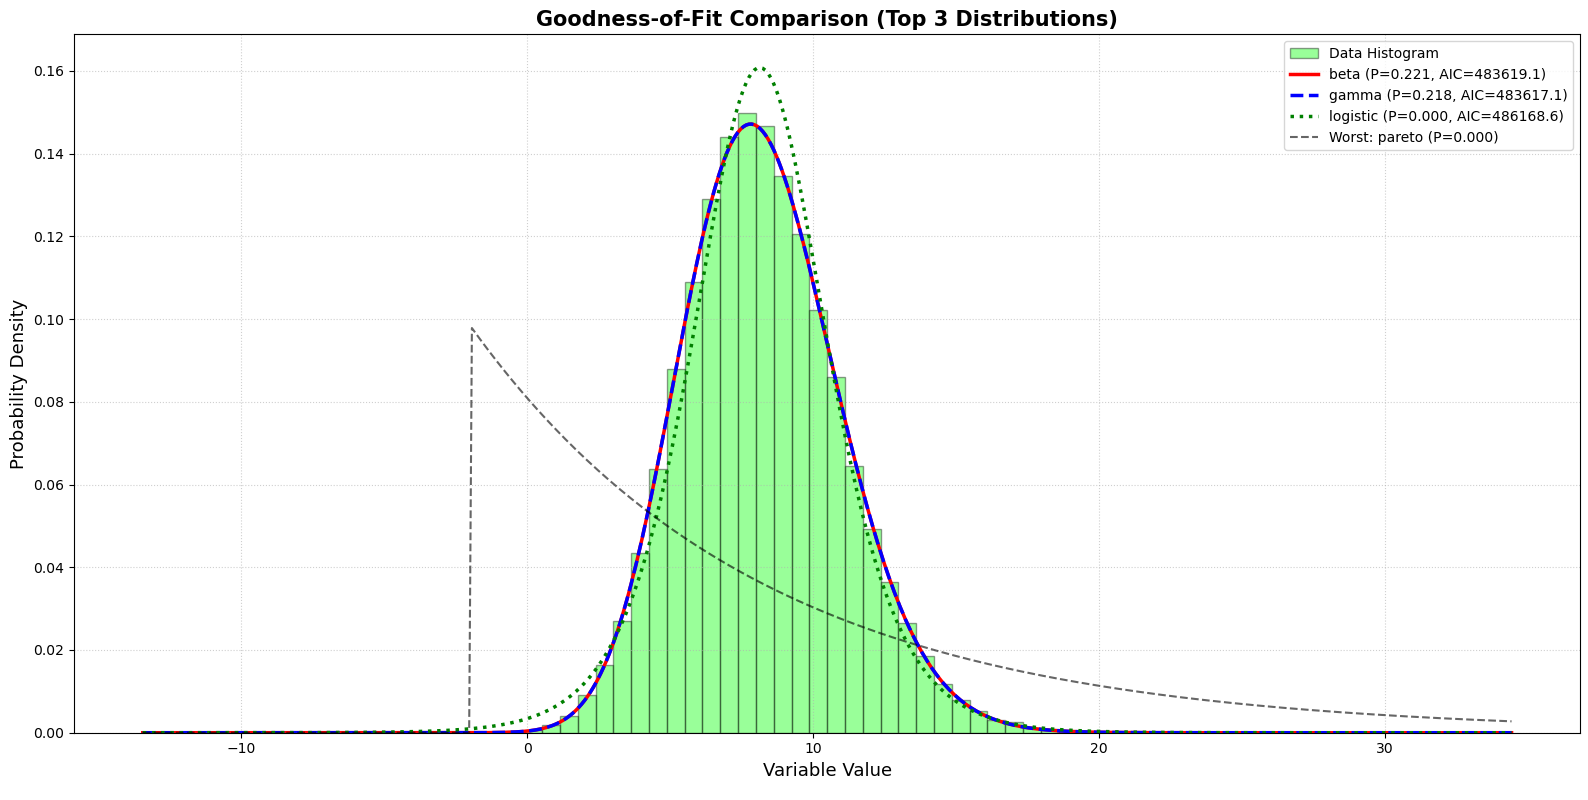

This figure's Python source:
import numpy as np
import matplotlib.pyplot as plt
from scipy import stats
#%%------------------------------------------

# =====================================================
# Generate sample data (choose one)
# =====================================================
# Option 1: Normal data (unbounded, symmetric)
data_normal = stats.norm(loc=5, scale=2).rvs(100000)

# Option 2: Beta data (bounded between 0 and 1)
data_beta = stats.beta(a=0.5, b=0.5, loc=0, scale=1).rvs(100000)

# Option 3: Weibull data (lifetime/failure data, positive skew)
data_weibull = stats.weibull_min(c=1.5, loc=0, scale=3).rvs(100000)

# Option 4: Lognormal data (positive, heavy right tail)
data_lognorm = stats.lognorm(s=0.8, loc=0, scale=2).rvs(100000)

# Option 5: Gamma data (positive, flexible shape)
data_gamma = stats.gamma(a=2.5, loc=0, scale=1.5).rvs(100000)

# =====================================================
# SELECT YOUR DATA HERE (uncomment one)
# =====================================================
data = data_normal + data_beta + data_weibull  # Default: Beta data to show its power
# data = data_normal
# data = data_weibull
# data = data_lognorm
# data = data_gamma
def GOODNESS_OF_FIT(data):
    import numpy as np
    import matplotlib.pyplot as plt
    from scipy import stats

    print(f"Data range: from {min(data):.3f} to {max(data):.3f}")
    print(f"Mean: {np.mean(data):.3f} | Std Dev: {np.std(data):.3f}")
    print(f"Skewness: {stats.skew(data):.3f} | Kurtosis: {stats.kurtosis(data):.3f}")
    
    # =====================================================
    # Extended list of distributions (18 total)
    # =====================================================
    candidate_dists = [
        # === Continuous distributions ===
        'beta',          # Bounded [0,1] - percentages, proportions
        'norm',          # Unbounded symmetric - thermal noise, measurement errors
        'expon',         # Positive, memoryless - time between events
        'weibull_min',   # Positive, flexible hazard - lifetime analysis
        'weibull_max',   # Negative skew variant
        'lognorm',       # Positive, heavy right tail - repair times, particle sizes
        'gamma',         # Positive, flexible - waiting times, rainfall
        'laplace',       # Symmetric, heavy tails - wavelet coefficients, finance
        'cauchy',        # Very heavy tails - resonant systems, impulsive noise
        'uniform',       # Bounded - quantization error, random number generation
        'logistic',      # Symmetric, heavier than normal - growth models
        't',             # Student's t - small samples, robust statistics
        'rayleigh',      # Positive - signal fading, wind speeds
        'rice',          # Positive - Rician fading (LOS + multipath)
        'fisk',          # Log-logistic - survival analysis, income distribution
        'gumbel_r',      # Extreme value (right tail) - floods, maxima
        'gumbel_l',      # Extreme value (left tail) - minima, strength
        'pareto',        # Power law - city sizes, internet traffic, wealth
    ]
    
    results = []
    print(f"\n🔍 Running Goodness-of-Fit on {len(candidate_dists)} distributions...\n")
    
    # ------------------------
    # Fit and evaluate each distribution
    # ------------------------
    for name in candidate_dists:
        try:
            dist = getattr(stats, name)
            params = dist.fit(data)
            
            # K-S test
            ks_stat, p_value = stats.kstest(data, name, args=params)
            
            # Log-likelihood and AIC
            log_likelihood = dist.logpdf(data, *params).sum()
            n_params = len(params)
            aic = -2 * log_likelihood + 2 * n_params
            bic = -2 * log_likelihood + n_params * np.log(len(data))
            
            results.append({
                'name': name,
                'params': params,
                'n_params': n_params,
                'ks_stat': ks_stat,
                'p_value': p_value,
                'aic': aic,
                'bic': bic,
                'log_likelihood': log_likelihood
            })
        except Exception as e:
            print(f"⚠️  Could not fit {name}: {str(e)[:50]}...")
            continue
    
    # =====================================================
    # Sort results by P-Value (for initial screening)
    # =====================================================
    results_pvalue = sorted(results, key=lambda x: x['p_value'], reverse=True)
    
    print("\n" + "="*90)
    print("📊 RESULTS SORTED BY P-VALUE (Higher = Better Fit)")
    print("="*90)
    print(f"{'Rank':<5} {'Distribution':<15} {'P-Value':<12} {'K-S Stat':<12} {'AIC':<12} {'Params':<30}")
    print("-"*90)
    
    for idx, res in enumerate(results_pvalue, 1):
        params_str = ", ".join([f"{p:.3f}" for p in res['params']])
        # Truncate long parameter strings
        if len(params_str) > 28:
            params_str = params_str[:25] + "..."
        print(f"{idx:<5} {res['name']:<15} {res['p_value']:.5f}    {res['ks_stat']:.5f}    {res['aic']:.2f}    ({params_str})")
    
    print("="*90)
    
    # =====================================================
    # Sort by AIC (for rigorous model selection)
    # =====================================================
    results_aic = sorted(results, key=lambda x: x['aic'])
    
    print("\n" + "="*90)
    print("📊 RESULTS SORTED BY AIC (Lower = Better, Penalizes Complex Models)")
    print("="*90)
    print(f"{'Rank':<5} {'Distribution':<15} {'AIC':<12} {'P-Value':<12} {'K-S Stat':<12} {'Params':<30}")
    print("-"*90)
    
    for idx, res in enumerate(results_aic, 1):
        params_str = ", ".join([f"{p:.3f}" for p in res['params']])
        if len(params_str) > 28:
            params_str = params_str[:25] + "..."
        print(f"{idx:<5} {res['name']:<15} {res['aic']:.2f}     {res['p_value']:.5e}    {res['ks_stat']:.5f}    ({params_str})")
    
    print("="*90)
    
    # =====================================================
    # Statistical Screening: Filter by P-Value > 0.05
    # =====================================================
    valid_results = [r for r in results if r['p_value'] > 0.05]
    
    if len(valid_results) == 0:
        print("\n⚠️  WARNING: No distribution passes the P-Value > 0.05 threshold!")
        print("   Your data may come from a mixture distribution or have outliers.")
        print("   Consider: data transformation, outlier removal, or custom distribution.")
    else:
        # Sort valid results by AIC
        valid_aic = sorted(valid_results, key=lambda x: x['aic'])
        
        print("\n" + "="*90)
        print("✅ VALID DISTRIBUTIONS (P-Value > 0.05) - Sorted by AIC")
        print("="*90)
        print(f"{'Rank':<5} {'Distribution':<15} {'AIC':<12} {'P-Value':<12} {'K-S Stat':<12} {'Params':<30}")
        print("-"*90)
        
        for idx, res in enumerate(valid_aic, 1):
            params_str = ", ".join([f"{p:.3f}" for p in res['params']])
            if len(params_str) > 28:
                params_str = params_str[:25] + "..."
            print(f"{idx:<5} {res['name']:<15} {res['aic']:.2f}     {res['p_value']:.5e}    {res['ks_stat']:.5f}    ({params_str})")
        
        print("="*90)
        
        # =====================================================
        # Best distribution selection (engineering + statistical)
        # =====================================================
        best_stat = valid_aic[0]  # Best by AIC
        best_pvalue = results_pvalue[0]  # Best by P-Value
        
        print("\n" + "="*90)
        print("🏆 FINAL RECOMMENDATION")
        print("="*90)
        print(f"📌 Best by AIC (parsimonious): **{best_stat['name']}**")
        print(f"   → AIC = {best_stat['aic']:.2f}, P-Value = {best_stat['p_value']:.4f}")
        print(f"   → Parameters: ({', '.join([f'{p:.3f}' for p in best_stat['params']])})")
        print()
        print(f"📌 Best by P-Value (pure fit): **{best_pvalue['name']}**")
        print(f"   → P-Value = {best_pvalue['p_value']:.4f}, AIC = {best_pvalue['aic']:.2f}")
        
        # Engineering-specific recommendations
        print("\n" + "💡 ENGINEERING INTERPRETATION:")
        if best_stat['name'] == 'beta':
            print("   ✅ Your data is bounded [0,1] → Good for: efficiency, purity, probability of failure")
        elif best_stat['name'] in ['weibull_min', 'weibull_max']:
            print("   ✅ Your data represents lifetime/failure → Good for: reliability engineering")
        elif best_stat['name'] in ['lognorm', 'gamma']:
            print("   ✅ Your data is positive with right skew → Good for: repair times, particle sizes")
        elif best_stat['name'] in ['norm', 'laplace']:
            print("   ✅ Your data is symmetric/unbounded → Good for: measurement noise, errors")
        elif best_stat['name'] in ['expon']:
            print("   ✅ Your data has constant hazard rate → Good for: memoryless processes")
        elif best_stat['name'] in ['rayleigh', 'rice']:
            print("   ✅ Your data represents signal/communication → Good for: fading channels")
        elif best_stat['name'] in ['gumbel_r', 'gumbel_l']:
            print("   ✅ Your data represents extremes → Good for: risk analysis, flood prediction")
        elif best_stat['name'] in ['pareto']:
            print("   ✅ Your data has power-law behavior → Good for: network traffic, heavy tails")
        elif best_stat['name'] in ['t']:
            print("   ✅ Your data has heavier tails than normal → Good for: robust statistics, small samples")
        elif best_stat['name'] in ['logistic']:
            print("   ✅ Your data follows S-curve growth → Good for: population models, forecasts")
        elif best_stat['name'] in ['fisk']:
            print("   ✅ Your data follows log-logistic → Good for: survival analysis, economics")
        else:
            print(f"   ℹ️  {best_stat['name']} - Review engineering literature for interpretation.")
    
    # =====================================================
    # Advanced Visualization
    # =====================================================
    # Select top 3 distributions for visualization
    top_3 = results_pvalue[:3]
    best_overall = results_pvalue[0]
    worst_overall = results_pvalue[-1]
    
    x_axis = np.linspace(min(data) - 0.5*max(data), max(data) + 0.5*max(data), 500)
    
    plt.figure(figsize=(16, 8))
    
    # Histogram
    plt.hist(data, bins=40, density=True, alpha=0.4, color='lime', edgecolor='black', label='Data Histogram')
    
    # Plot top 3 distributions
    colors = ['red', 'blue', 'green']
    linestyles = ['-', '--', ':']
    for i, res in enumerate(top_3):
        dist = getattr(stats, res['name'])
        try:
            pdf = dist.pdf(x_axis, *res['params'])
            # Filter out invalid values
            pdf = np.nan_to_num(pdf, nan=0.0, posinf=0.0, neginf=0.0)
            plt.plot(x_axis, pdf, color=colors[i], linestyle=linestyles[i], 
                    linewidth=2.5, label=f"{res['name']} (P={res['p_value']:.3f}, AIC={res['aic']:.1f})")
        except:
            continue
    
    # Plot worst distribution
    worst_dist = getattr(stats, worst_overall['name'])
    try:
        pdf = worst_dist.pdf(x_axis, *worst_overall['params'])
        pdf = np.nan_to_num(pdf, nan=0.0, posinf=0.0, neginf=0.0)
        plt.plot(x_axis, pdf, 'k--', linewidth=1.5, alpha=0.6, 
                label=f"Worst: {worst_overall['name']} (P={worst_overall['p_value']:.3f})")
    except:
        pass
    
    plt.xlabel('Variable Value', fontsize=13)
    plt.ylabel('Probability Density', fontsize=13)
    plt.title('Goodness-of-Fit Comparison (Top 3 Distributions)', fontsize=15, fontweight='bold')
    plt.legend(loc='best', fontsize=10)
    plt.grid(True, linestyle=':', alpha=0.6)
    plt.tight_layout()
    plt.show()
    
    # =====================================================
    # Summary Statistics
    # =====================================================
    print("\n" + "="*90)
    print("📋 SUMMARY STATISTICS")
    print("="*90)
    print(f"Sample Size: {len(data):,}")
    print(f"Range: [{min(data):.4f}, {max(data):.4f}]")
    print(f"Mean: {np.mean(data):.4f}")
    print(f"Median: {np.median(data):.4f}")
    print(f"Std Dev: {np.std(data):.4f}")
    print(f"Skewness: {stats.skew(data):.4f}  {'(Symmetric)' if abs(stats.skew(data)) < 0.5 else '(Skewed)'}")
    print(f"Kurtosis: {stats.kurtosis(data):.4f}  {'(Heavy tails)' if stats.kurtosis(data) > 1 else '(Light tails)'}")
    print("="*90)
    
    # =====================================================
    # Additional Checks
    # =====================================================
    print("\n🔍 ADDITIONAL DIAGNOSTICS:")
    print("-"*50)
    
    # Check if data is bounded
    if (min(data) >= 0) and (max(data) <= 1):
        print("✓ Data is in [0,1] → Beta distribution is physically appropriate")
    elif min(data) >= 0:
        print("✓ Data is non-negative → Weibull, Lognormal, Gamma are appropriate")
    else:
        print("✓ Data is unbounded → Normal, Laplace, Cauchy are appropriate")
    
    # Check for outliers (beyond 3 sigma)
    z_scores = np.abs(stats.zscore(data))
    outliers = np.sum(z_scores > 3)
    if outliers > 0:
        print(f"⚠️  Found {outliers} outliers (beyond 3σ) → Consider robust distributions (Cauchy, t) or outlier removal")
    else:
        print("✓ No significant outliers detected")
    
    # Check sample size
    if len(data) < 30:
        print("⚠️  Small sample size (<30) → P-Values may be unreliable; consider Student's t")
    else:
        print(f"✓ Sample size {len(data)} sufficient for reliable K-S test")

#%%------------------------------------------        
GOODNESS_OF_FIT(data)        
